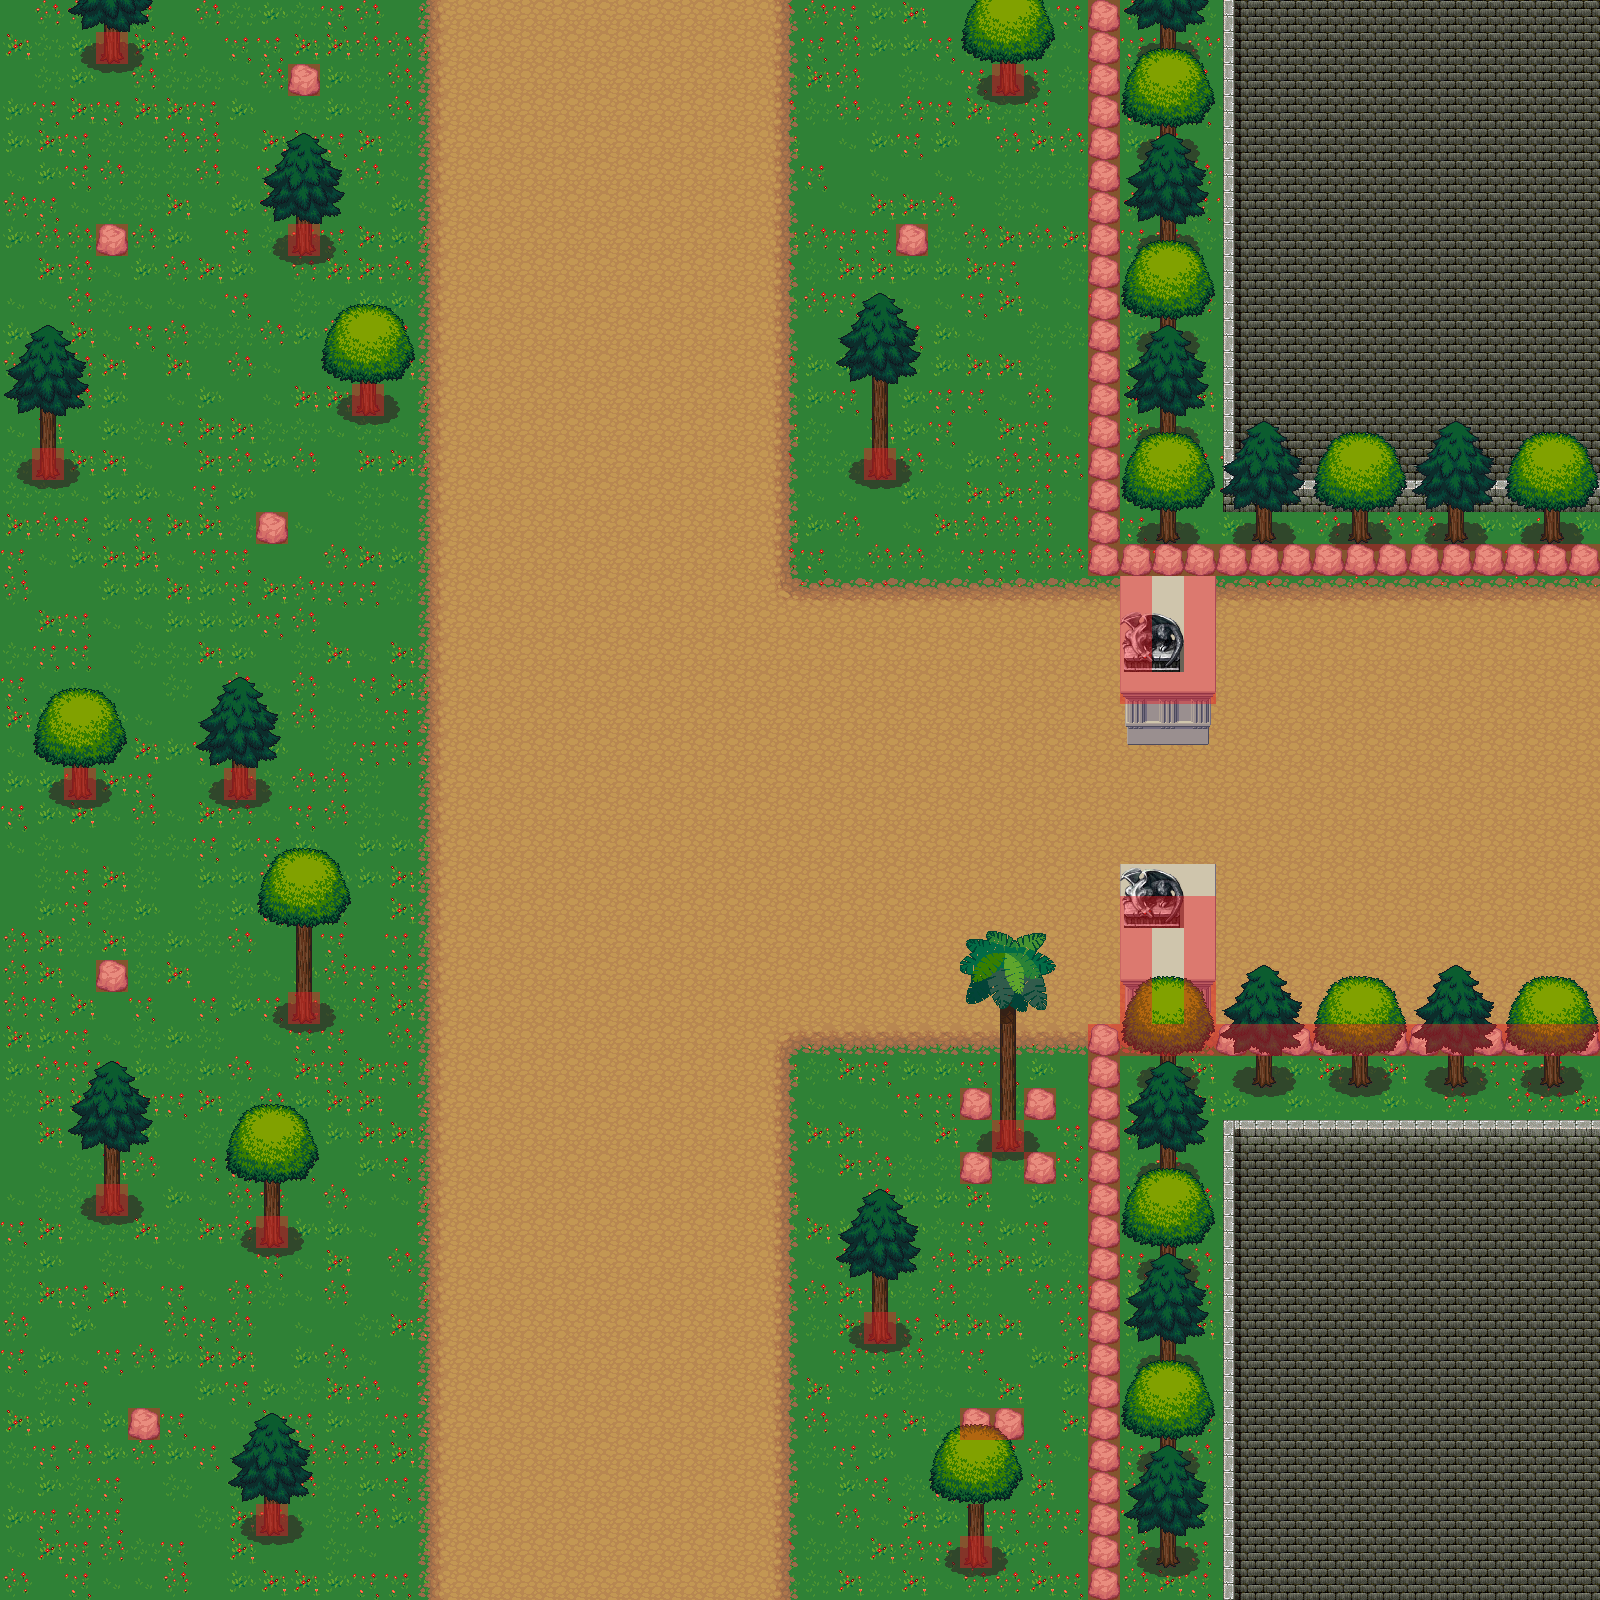

A 2D game scene composited from a Tiled map and its tileset images. What follows is a short description and the map's XML, with each tile layer's data collapsed to a summary:
An orthogonal 50x50 tile map with 32x32 px tiles, 8 tile layers (grass, walls, path, base_trees, ...), 7 tilesets and 1 object.

<map version="1.0" orientation="orthogonal" renderorder="right-down" width="50" height="50" tilewidth="32" tileheight="32" nextobjectid="1">
 <tileset firstgid="1" name="colliders" tilewidth="32" tileheight="32" tilecount="432" columns="27">
  <image source="tilesets/colliders.png" width="864" height="540" />
  <tile id="28">
   <objectgroup draworder="index">
    <object id="1" x="0.0909091" y="0" width="31.7273" height="31.9091" />
   </objectgroup>
  </tile>
 </tileset>
 <tileset firstgid="433" name="Hanzo-RuinsTown01VScopy" tilewidth="32" tileheight="32" tilecount="256" columns="16">
  <image source="tilesets/Hanzo-RuinsTown01VScopy.png" width="512" height="512" />
 </tileset>
 <tileset firstgid="689" name="LPC_Ancient_Greece_Architecture_0(1)" tilewidth="32" tileheight="32" tilecount="400" columns="20">
  <image source="tilesets/LPC_Ancient_Greece_Architecture_0(1).png" width="640" height="640" />
 </tileset>
 <tileset firstgid="1089" name="plant repack_0(1)" tilewidth="32" tileheight="32" tilecount="169" columns="13">
  <image source="tilesets/plant repack_0(1).png" width="416" height="416" />
 </tileset>
 <tileset firstgid="1258" name="RPG_Maker_VX_RTP_Tileset_by_telles0808" tilewidth="32" tileheight="32" tilecount="2016" columns="32">
  <image source="tilesets/RPG_Maker_VX_RTP_Tileset_by_telles0808.png" width="1024" height="2016" />
 </tileset>
 <tileset firstgid="3274" name="terrain" tilewidth="32" tileheight="32" tilecount="1024" columns="32">
  <image source="tilesets/terrain.png" width="1024" height="1024" />
  <terraintypes>
   <terrain name="path" tile="-1" />
  </terraintypes>
  <tile id="1" terrain="0,0,0," />
  <tile id="2" terrain="0,0,,0" />
  <tile id="33" terrain="0,,0,0" />
  <tile id="34" terrain=",0,0,0" />
  <tile id="64" terrain=",,,0" />
  <tile id="65" terrain=",,0,0" />
  <tile id="66" terrain=",,0," />
  <tile id="96" terrain=",0,,0" />
  <tile id="97" terrain="0,0,0,0" />
  <tile id="98" terrain="0,,0," />
  <tile id="128" terrain=",0,," />
  <tile id="129" terrain="0,0,," />
  <tile id="130" terrain="0,,," />
 </tileset>
 <tileset firstgid="4298" name="terrain_atlas" tilewidth="32" tileheight="32" tilecount="1024" columns="32">
  <image source="tilesets/terrain_atlas.png" width="1024" height="1024" />
  <terraintypes>
   <terrain name="path_dark" tile="-1" />
  </terraintypes>
  <tile id="19" terrain="0,0,0," />
  <tile id="20" terrain="0,0,,0" />
  <tile id="51" terrain="0,,0,0" />
  <tile id="52" terrain=",0,0,0" />
  <tile id="82" terrain=",,,0" />
  <tile id="83" terrain=",,0,0" />
  <tile id="84" terrain=",,0," />
  <tile id="114" terrain=",0,,0" />
  <tile id="115" terrain="0,0,0,0" />
  <tile id="116" terrain="0,,0," />
  <tile id="146" terrain=",0,," />
  <tile id="147" terrain="0,0,," />
  <tile id="148" terrain="0,,," />
 </tileset>
 <layer name="grass" width="50" height="50">
  <data>[2500 cells, 2500 non-empty, 7 distinct tile ids]</data>
 </layer>
 <layer name="walls" width="50" height="50">
  <data>[2500 cells, 372 non-empty, 5 distinct tile ids]</data>
 </layer>
 <layer name="path" width="50" height="50">
  <data>[2500 cells, 975 non-empty, 7 distinct tile ids]</data>
 </layer>
 <layer name="base_trees" width="50" height="50">
  <data>[2500 cells, 256 non-empty, 7 distinct tile ids]</data>
 </layer>
 <layer name="decors" width="50" height="50">
  <data>[2500 cells, 111 non-empty, 14 distinct tile ids]</data>
 </layer>
 <layer name="decors_2" width="50" height="50">
  <data>[2500 cells, 8 non-empty, 4 distinct tile ids]</data>
 </layer>
 <layer name="top_trees" width="50" height="50">
  <data>[2500 cells, 300 non-empty, 27 distinct tile ids]</data>
 </layer>
 <layer name="collisions" width="50" height="50" opacity="0.45">
  <data>[2500 cells, 111 non-empty, 1 distinct tile ids]</data>
 </layer>
</map>
